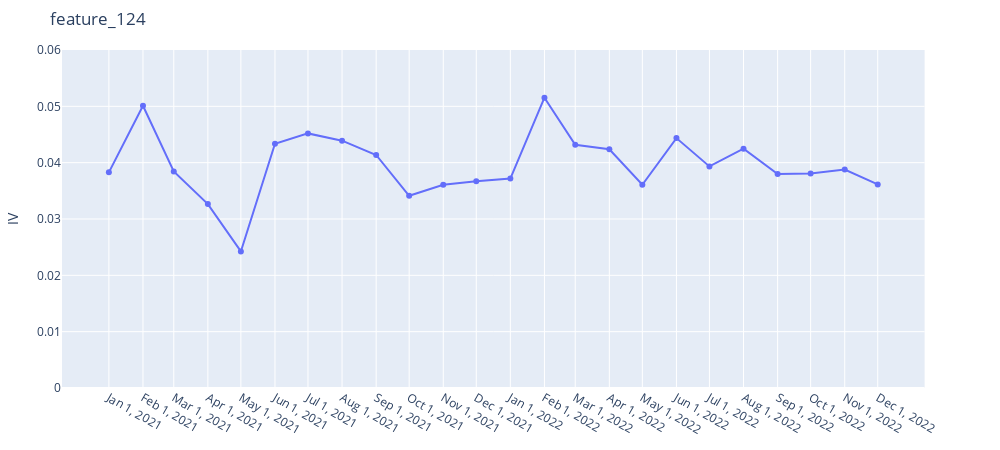
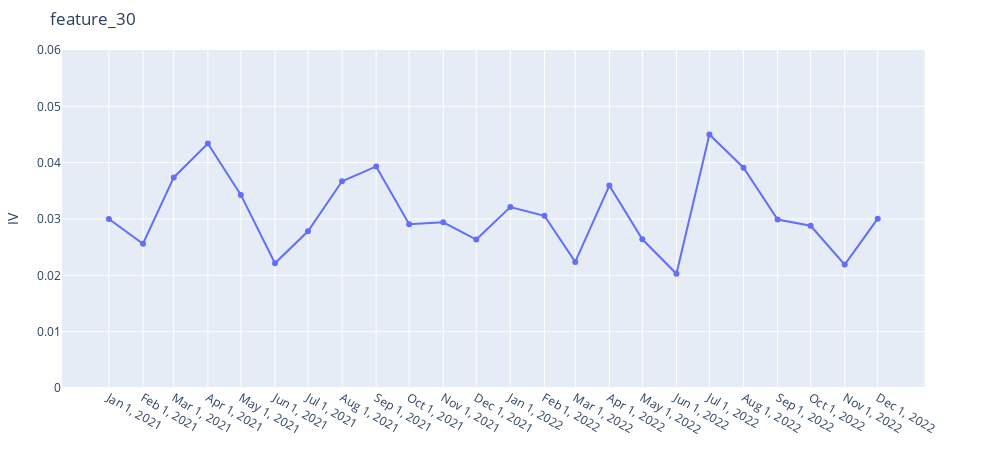
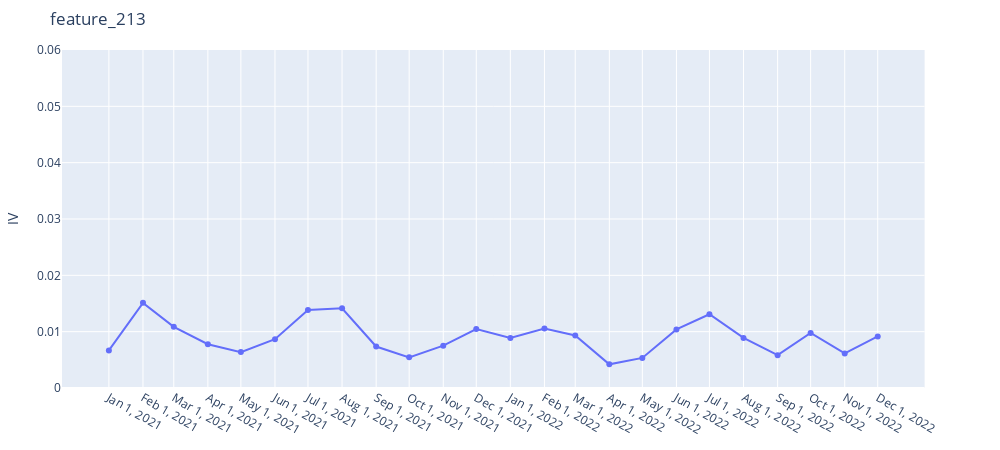
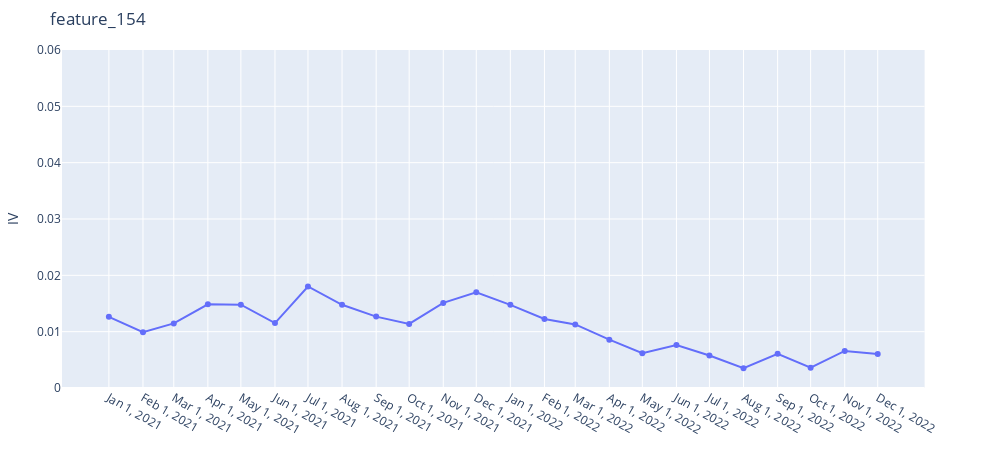

The notebook cell saved with these charts, in order:
### Code cell
for feature in top15features:
    plot_metric_time(df[feature], df['target'], df['month'])
